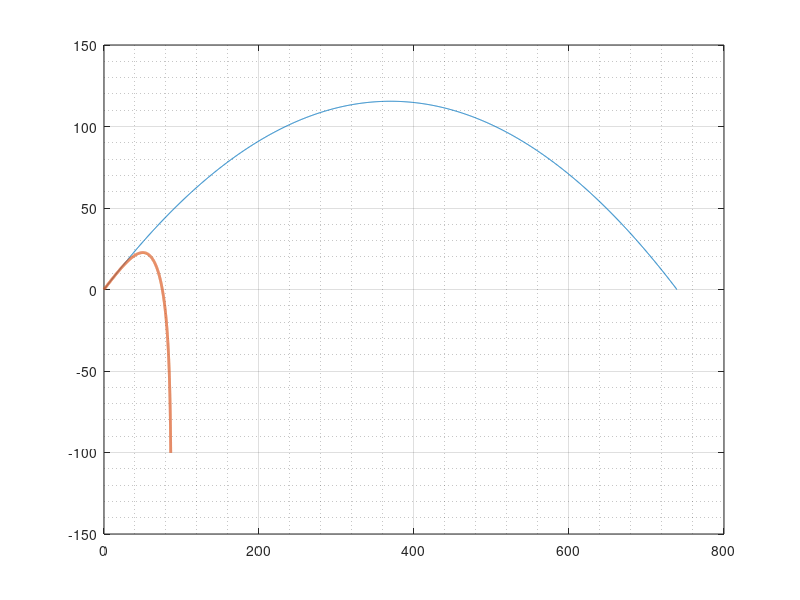

The MATLAB script that drew this image: (Note: this script raises an error after producing the figure.)
% Thomas Murphy
% 5/7/2023
% Project 2: Hitting a home run, with air resistance
% Phase 3: Exporting data and analyzing it in Excel

clear
clf


% ----- define given information -----

R0 = 446;   % measured HR distance, in ft
v0mph = 112;   % exit velocity, in mph
phi0deg = 32;   % launch angle, in deg

m = 0.1417;    % mass of a baseball, in kg
% from https://www1.grc.nasa.gov/beginners-guide-to-aeronautics/forces-on-a-baseball/


x0 = 0; y0 = 0;  % initial x and y velocitiy
g = 10;   % gravitational constant, N/kg = m/s^2 

% time is in s, distance in m (speed in m/s, etc.)


% ----- set up more variables -----

mph2mps = 5280 * 12 * 2.54 / 100 / 3600;  % mph to m/s conversion
deg2rad = pi()/180;   % degrees to radians
m2ft = 3.281; % m to ft

v0 = v0mph*mph2mps;   % initial speed
phi0 = phi0deg*deg2rad;   % initial angle (in rad)

v0x = v0*cos(phi0);   % x-component of velocity
v0y = v0*sin(phi0);   % y-component of velocity


% ----- compute some useful quantities for the trajectory -----

tH = v0y/g;   % time to reach max. height
tLand = 2*tH;   % time to land (time of flight)

H = tH * v0y/2;   % max. height
R = v0x * tLand;   % range

H_ft = H*m2ft;  % max. height converted to feet
R_ft = R*m2ft;  % range converted to feet


% ---- set up a time array, compute x(t), y(t) analytically -----

tmin = 0; tmax = tLand; % start time, end time, in s
N = 2000;   % intervals

t = linspace(tmin, tmax, 1+N);   % time array, connects x(t) and y(t), in s

xt = x0 + v0x*t;   % analytic, x(t), no drag, ax = 0
yt = y0 + v0y*t - (1/2)*g*t.^2;   % analytic, y(t), no drag, ay = -g


% ----- add numeric solution -----
pair = 1.225; % density of air, in kg/m^3
C = input('Constant: '); % drag coef., between 0.2 and 0.3
A = 0.00426; % cross sectional area of a baseball, in m^2
% found on http://spiff.rit.edu/richmond/baseball/traj/traj.html
k = 0.5*C*pair*A; % constant used in Fdrag

dt = (tmax-tmin)/N; % time interval

y = zeros(1, N+1);   % initialize y(t)

y(1) = y0;   % initialize y(0)
vy = v0y;   % vy(1) = v0y
            
x = zeros(1, N+1);  % initialize x(t)

x(1) = x0;  % initialize x(0)
vx = v0x; % vx(1) = 0

for n = 1:N   % stop at N
    v = (vx^2 + vy^2)^0.5; % speed of the baseball
    
    Fnety = -g*m - k*v*vy;   % net force in y direction, N*m/s^2
    Fnetx = -k*v*vx;  % net force in x direction, N*m/s^2

    ay = Fnety/m;   % y acceleration, m/s^2
    ax = Fnetx/m;   % x acceleration, m/s^2

    y(n+1) = y(n) + vy*dt + (1/2)*ay*dt^2;   % updating height y at time t
    vy = vy + ay*dt;   % updating y velocity at time t
    
    x(n+1) = x(n) + vx*dt + (1/2)*ax*dt^2;  % updating distance x at time t
    vx = vx + ax*dt;    % updating x velocity at time t

end

checkSumy = sum(abs(y-yt))   % compare analytic to numeric, should be 0
checkSumx = sum(abs(x-xt))   % compare analytic to numeric, should be 0

xt = xt*m2ft; yt = yt*m2ft;   % convert analytic to mph
x = x*m2ft; y = y*m2ft;   % convert numeric to mph

plot(xt, yt, x, y, 'LineWidth', 2)  % plotting analytic and numeric functions

grid on; grid minor;

ax = gca; ax.FontSize = 14; ax.GridAlpha = 0.4; ax.MinorGridAlpha = 0.5;
% axis font size, 14 pt

xlabel('x (ft)', 'FontSize', 16)   % xlabel, 16 pt
ylabel('y (ft)', 'FontSize', 16)    % ylabel, 16 pt

title({'ECE 202, Project 2, Phase 3:',...
    'Trajectory of a baseball', ...
    ' with drag vs.  without drag'}, ...
    'FontSize', 18)   % title, 18 pt

legend({'without drag', sprintf('with drag (C = %g)',C)}, 'FontSize', 16)
% legend, 16 pt

ylim([-2 130])   % add a little space on the bottom, more on top for legend


% ----- make labels, export data -----

export = [t; x; y].'; % x and y in columns

labels = ["time t (s)", "x (ft)", "y (ft)"]; % labels of columns

export = [labels;export];
% putting the labels at the front, adding a heading

writematrix(export, 'Proj2Phase3.csv')
